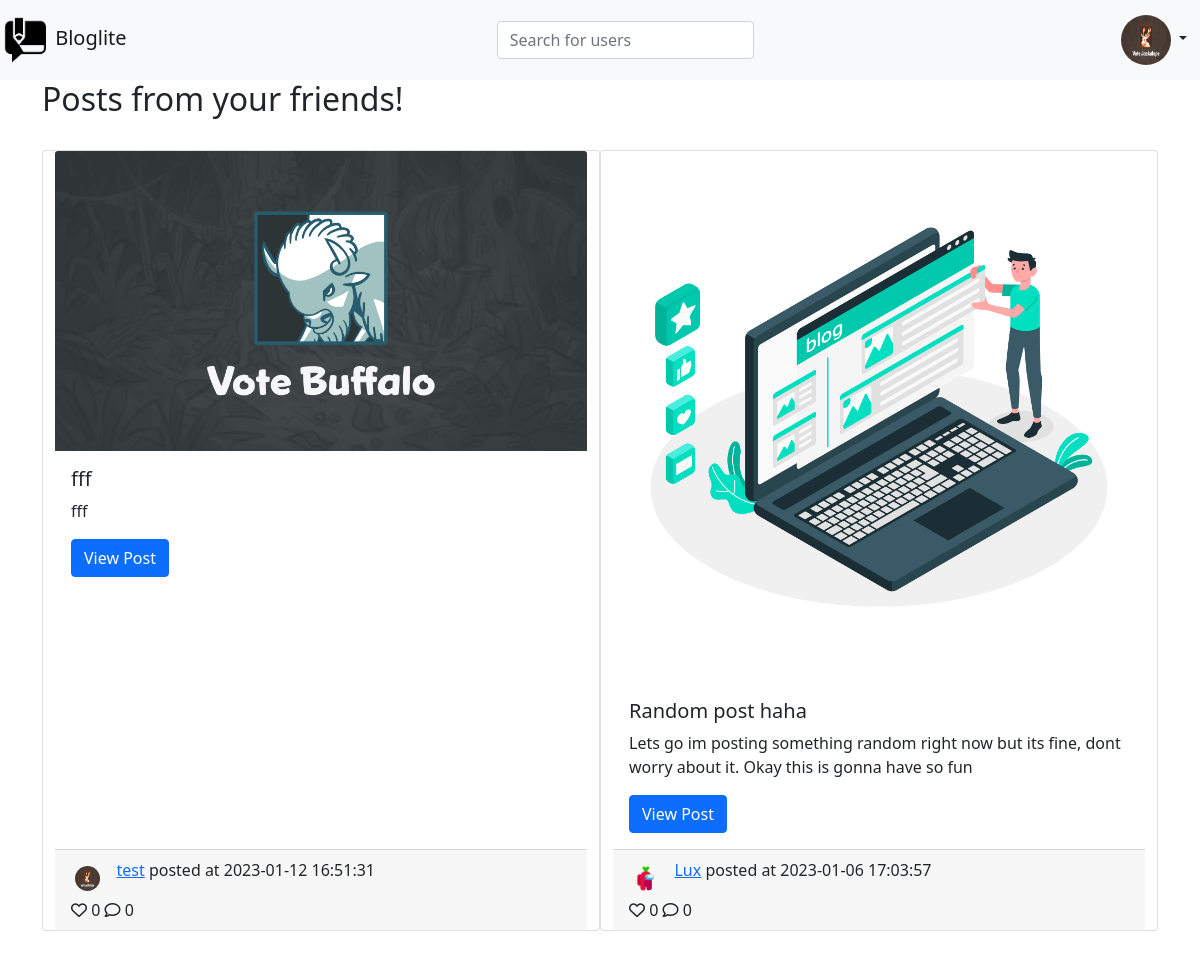
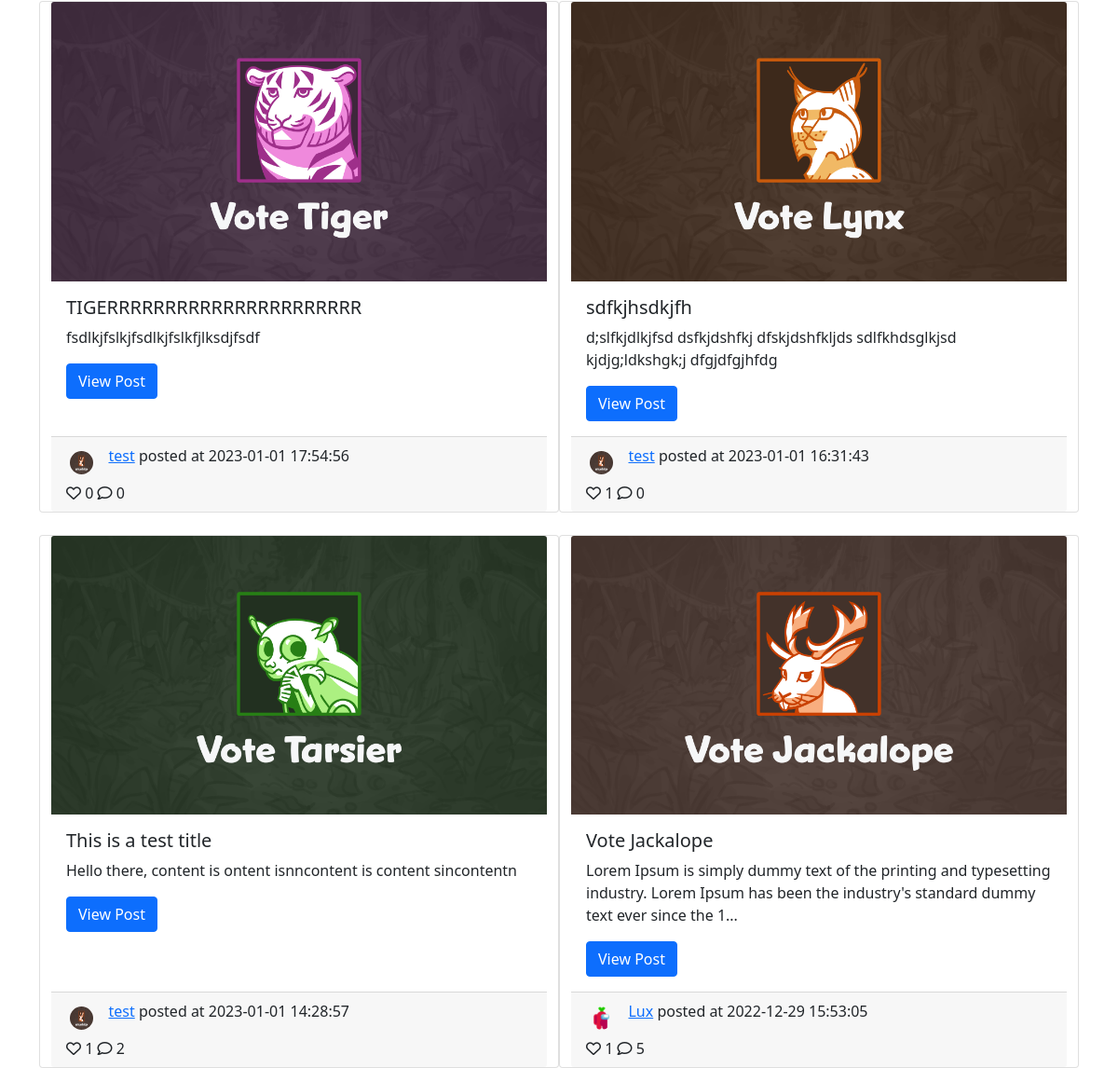
Screenshot of /home (signed in) with the database file from the repository (2 pictures, top to bottom).
### application/models.py (models this page shows, shortened)
class Post(db.Model):
    __tablename__ = "post"
    id = db.Column(db.Integer, primary_key=True, autoincrement=True)
    author_id = db.Column(db.Integer, db.ForeignKey("user.id"))
    title = db.Column(db.String(100))
    description = db.Column(db.Text)
    created_on = db.Column(db.DateTime, server_default=func.now())
    comments = db.relationship("Comment", backref="post")
    likes = db.relationship("Like", backref="post")

class User(UserMixin, db.Model):
    __tablename__ = "user"
    id = db.Column(db.Integer, primary_key=True, autoincrement=True)
    username = db.Column(db.String(100), unique=True)
    password = db.Column(db.String(100))
    name = db.Column(db.String(100))
    followed = db.relationship(
        "User",
        secondary=followers,
        primaryjoin=(followers.c.follower_id == id),
        secondaryjoin=(followers.c.followed_id == id),
        backref=db.backref("followers",lazy='dynamic'),
        lazy='dynamic'
    )
    posts = db.relationship("Post", backref="user",lazy='dynamic')
    comments = db.relationship("Comment",backref="user",lazy='dynamic')
    likes = db.relationship("Like",backref="user",lazy='dynamic')

### application/routes/main_routes.py (the view)
@main.route("/home")
@login_required
def home():
    followed_posts = Post.query.join(
        followers, (followers.c.followed_id == Post.author_id)
    ).filter(followers.c.follower_id == current_user.id)
    own_posts = Post.query.filter_by(author_id=current_user.id)
    if not followed_posts.all():
        print("no following posts")
        if own_posts.all():
            appearing_posts = Post.query.filter_by(author_id=current_user.id).order_by(Post.created_on.desc()).limit(15)
        else:
            return render_template("home.html", posts=None)
    else:
        if own_posts.first():
            appearing_posts = followed_posts.union(own_posts).order_by(Post.created_on.desc()).limit(15)
        else:
            appearing_posts = followed_posts.order_by(Post.created_on.desc()).limit(15)
    return render_template("home.html",posts=appearing_posts.all())

### main.py (called while the page is built)
def create_app():
    app = Flask(__name__, template_folder='templates',static_folder='templates/static')
    app.config.from_object(LocalDevelopmentConfig)
    app.register_blueprint(main_bp)
    app.register_blueprint(auth_bp)
    app.register_blueprint(post_bp)
    db.init_app(app)
    login_manager = LoginManager()
    login_manager.login_view = 'auth.login'
    login_manager.init_app(app)
    @login_manager.user_loader
    def load_user(_id):
        return User.query.get(int(_id))
    api = Api(app)
    with app.app_context():
        db.create_all()
    return app, api

### templates/home.html (shortened to what this page needs)
{% extends "navbar.html" %}
{% block content %}
</div>
<div class="button iconbutton" data-bs-toggle="modal" data-bs-target="#make-post1">
</div>
<div class="container ">
    {% if not posts %}
    <div class="user-noposts-alert alert alert-info alert-dismissible fade show" role="alert">
        <strong>Your feed is empty! </strong>Follow someone or <a data-bs-toggle="modal" data-bs-target="#make-post">make a
            post</a>
        <button type="button" class="btn-close" data-bs-dismiss="alert" aria-label="Close"></button>
    </div>
    {% else %}
    <h2 class="row">Posts from your friends!</h2>
    <div class="row">
        {% for post in posts %}
        <div class="card mt-4 w-50">
            <img src="/static/blog_pictures/{{post.id}}.png" class="card-img-top" alt="...">
            <div class="card-body">
                <h5 class="card-title">{{post.title}}</h6>
                    <p class="card-text">{{ post.description | truncate(150,True,'...') }}</p>
                    <a href="/posts/{{post.id}}" class="btn btn-primary">View Post</a>
            </div>
            <div class="card-footer">
                <div class="card-author-info d-flex align-items-center">
                    <img class="comment-pfp m-1" src="/static/profile_pictures/{{post.user.id}}.png"
                        onerror="this.onerror=null; this.src='/static/profile_pictures/default.png'" />
                    <p>&nbsp; &nbsp;<a href="/users/{{post.user.id}}">{{post.user.username}}</a> posted at {{post.created_on}}</p>
                </div>
                <div class="card-post-info">
                    <i class="fa-regular fa-heart"></i>  {{post.likes | length}}
                    <i class="fa-regular fa-comment"></i> {{ post.comments | length }}
                </div>
            </div>
        </div>
        {% endfor %}
    </div>
    {% endif %}
</div>
{% endblock %}

### templates/navbar.html (shortened to what this page needs)
<!DOCTYPE html>
<html>
<head>
    <link rel="stylesheet" href="https://cdnjs.cloudflare.com/ajax/libs/font-awesome/6.0.0-beta2/css/all.min.css"
 />
    <link href="https://cdn.jsdelivr.net/npm/bootstrap@5.0.2/dist/css/bootstrap.min.css" rel="stylesheet">
    <link rel="stylesheet" href="/static/styles.css" />
</head>
<body>
    <nav class="navbar navbar-light bg-light">
        <a class="navbar-brand ml-2" href="/">
            <img src="/static/bloglite-icon.png" width="50" height="50">
            Bloglite
        </a>
        {% if current_user.is_authenticated %}
        <form class="d-flex" role="search">
            <input id="user-search" class="form-control mr-sm-2" type="search" placeholder="Search for users"
                aria-label="Search" data-bs-toggle="modal" data-bs-target="#make-search">
        </form>
        <div class="dropdown">
            <button class="btn btn-default dropdown-toggle" type="button" id="menu1" data-bs-toggle="dropdown"
                style="border-radius:50%">
                <img src="/static/profile_pictures/{{ current_user.id }}.png"
                    onerror="this.onerror=null; this.src='/static/profile_pictures/default.png'" height="50" width="50"
                    style="border-radius:50%">
            </button>
        </div>
        {% endif %}
    </nav>
    <div class="container">
        {% block content %}
        {% endblock %}
</body>
</html>

### templates/static/styles.css (style rules this page uses)
.iconbutton { width: 60px; height: 60px; border-radius: 100%; background: #FF4F79; }
.button { width: 80px; height: 80px; background: #000000; position: fixed; bottom: 60px; right: 60px; }
.comment-pfp { border-radius: 50%; height: 25px; width: 25px; }

### rows the page displays
Post: shows a picture, title "fff", description "fff", user.username "test", created_on "2023-01-12 16:51:31", likes|length "0", comments|length "0"
Post: shows a picture, title "Random post haha", description "Lets go im posting something random right now but its fine, dont worry about it. Okay this is gonna have so fun", user.username "Lux", created_on "2023-01-06 17:03:57", likes|length "0", comments|length "0"
Post: shows a picture, title "TIGERRRRRRRRRRRRRRRRRRRRRR", description "fsdlkjfslkjfsdlkjfslkfjlksdjfsdf", user.username "test", created_on "2023-01-01 17:54:56", likes|length "0", comments|length "0"
Post: shows a picture, title "sdfkjhsdkjfh", description "d;slfkjdlkjfsd dsfkjdshfkj dfskjdshfkljds sdlfkhdsglkjsd kjdjg;ldkshgk;j dfgjdfgjhfdg", user.username "test", created_on "2023-01-01 16:31:43", likes|length "1", comments|length "0"
Post: shows a picture, title "This is a test title", description "Hello there, content is ontent isnncontent is content sincontentn", user.username "test", created_on "2023-01-01 14:28:57", likes|length "1", comments|length "2"
Post: shows a picture, title "Vote Jackalope", description "Lorem Ipsum is simply dummy text of the printing and typesetting industry. Lorem Ipsum has been the industry's standard dummy text ever since the 1...", user.username "Lux", created_on "2022-12-29 15:53:05", likes|length "1", comments|length "5"
